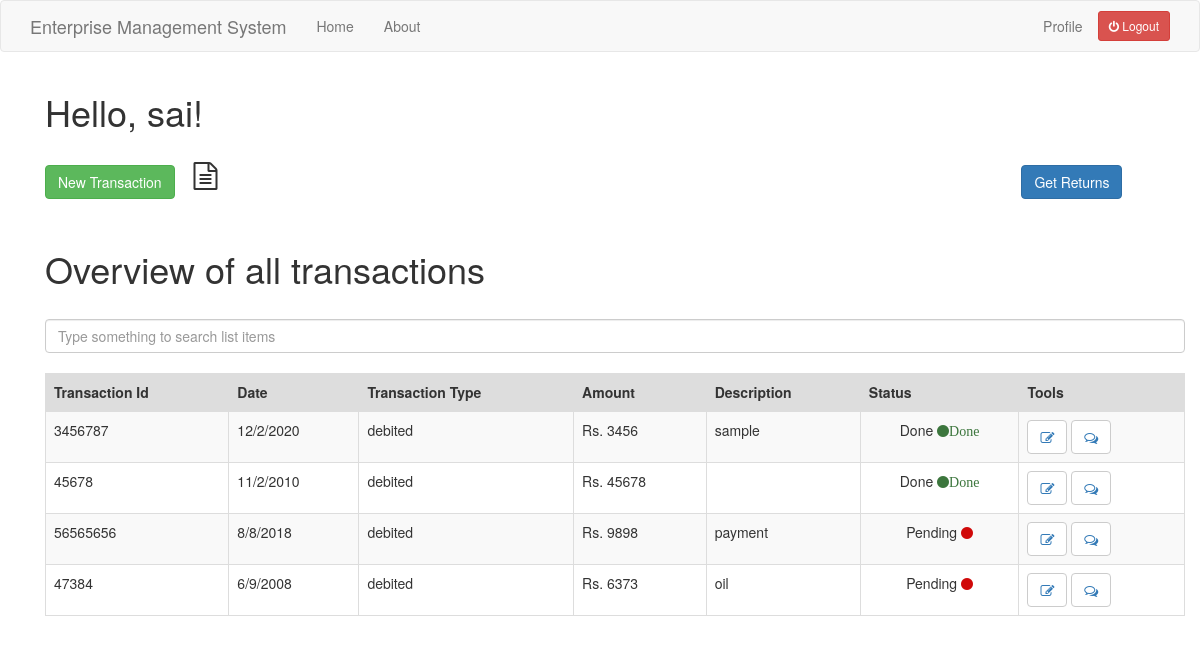
The page /index (signed in) on the database its author committed.
### app/models.py (models this page shows, shortened)
class User(UserMixin,db.Model):
    id = db.Column(db.Integer,primary_key=True)
    username = db.Column(db.String(64), index=True,unique=True)
    email = db.Column(db.String(120),index=True,unique=True)
    password_hash = db.Column(db.String(128))
    job = db.Column(db.String(64))
    posts = db.relationship('Post',backref='author',lazy='dynamic')
    comment = db.relationship('Comment',backref='comment_by',lazy='dynamic')
    about_me = db.Column(db.String(140))
    last_seen = db.Column(db.DateTime, default=datetime.utcnow)

class Transaction(db.Model):
    id = db.Column(db.Integer,primary_key=True)
    tr_id = db.Column(db.Integer)
    date = db.Column(db.String(64))
    description = db.Column(db.String(140))
    tr_type = db.Column(db.String(64))
    amount = db.Column(db.Integer)
    valid = db.Column(db.Boolean, default=False)
    user_id = db.Column(db.Integer,db.ForeignKey('user.id'))

### app/routes.py (the view)
@app.route('/index')
@login_required
def index():
    if current_user.job != 'Acc':
        transaction = Transaction.query.filter_by(user_id=current_user.id)
        return render_template("index.html", title='HomePage',transaction=transaction)
    else:
        return redirect(url_for('acc_index'))

### app/models.py (called while the page is built)
@login.user_loader
def load_user(id):
    return User.query.get(int(id))

### app/routes.py (called while the page is built)
@app.before_request
def before_request():
    if current_user.is_authenticated:
        current_user.last_seen = datetime.utcnow()
        db.session.commit()

### app/templates/index.html (shortened to what this page needs)
{% extends "base.html" %}
{% import 'bootstrap/wtf.html' as wtf %}
{% block app_content %}
<link rel="stylesheet" href="https://cdnjs.cloudflare.com/ajax/libs/font-awesome/4.7.0/css/font-awesome.min.css">
    <div class="container">
        <h1>Hello, {{ current_user.username }}!</h1>
        <br>
        <p> <a href="{{ url_for('add_transaction') }}" class="btn btn-success">New Transaction</a> <i class="fa fa-file-text-o fa-2x" aria-hidden="true" style="margin-left: 15px;"></i> <a href="{{ url_for('get_returns') }}" style="margin-left:800px;" class="btn btn-primary"> Get Returns </a> </p>
        <br>
        <h1>Overview of all transactions</h1>
        <br>
        <input class="form-control mb-4" id="tableSearch" type="text" placeholder="Type something to search list items">
        <br>
        <table class="table table-bordered table-striped" id="keywords">
            <thead>
                <tr style="background-color: #dddddd">
                    <th>Transaction Id</th>
                    <th>Date</th>
                    <th>Transaction Type</th>
                    <th>Amount</th>
                    <th>Description</th>
                    <th>Status</th>
                    <th>Tools</th>
                </tr>
            </thead>
            <tbody id="myTable">
            {% for po in transaction %}
                <tr>
                    <td>{{ po.tr_id }}</td>
                    <td>{{ po.date }}</td>
                    <td>{{ po.tr_type }}</td>
                    <td>Rs. {{ po.amount }}</td>
                    <td>{{ po.description }}</td>
                    <td>{% if po.valid == False %}
                      <p style="text-align: center;">Pending <i class="fa fa-circle red" aria-hidden="true"></i></p>
                      {% else %}
                      <p style="text-align: center;">Done <i class="fa fa-circle green" aria-hidden="true">Done</i></p>
                      {% endif %}
                    </td>
                    <td> <button type="button" class="btn btn-default"><a href="{{ url_for('edit_transaction', trans_id = po.id) }}"><i class="fa fa-pencil-square-o fa-1x" aria-hidden="true"></i></a></button>
                    <button type="button" class='btn btn-default'><a href="{{ url_for('add_comment', trans_id = po.id) }}"><i class="fa fa-comments-o fa-1x" aria-hidden="true"></i></a></button> </td>
                </tr>
            {% endfor %}
            </tbody>
        </table>
    </div>
{% endblock %}

### app/templates/base.html (shortened to what this page needs)
{% extends 'bootstrap/base.html' %}
{% block navbar %}
    <nav class="navbar navbar-default">
        <div class="container">
            <div class="navbar-header">
                <a class="navbar-brand">Enterprise Management System</a>
            </div>
            <div class="collapse navbar-collapse" id="bs-example-navbar-collapse-1">
                <ul class="nav navbar-nav">
                    <li><a href="{{ url_for('home') }}">Home</a></li>
                    <li><a href="{{ url_for('about') }}">About</a></li>
                </ul>
                <ul class="nav navbar-nav navbar-right">
                    {% if current_user.is_anonymous %}
                    <li><a href="{{ url_for('login') }}">Login</a></li>
                    {% else %}
                    <li><a href="{{ url_for('user', username=current_user.username) }}">Profile</a></li>
                    <li><p style="margin-top: 10px;"><a href="{{ url_for('logout') }}" class="btn btn-sm btn-danger"><i class="fa fa-power-off" aria-hidden="true"></i> Logout</a></p></li>
                    {% endif %}
                </ul>
            </div>
        </div>
    </nav>
{% endblock %}
{% block content %}
    <div class="container">
        {% block app_content %}{% endblock %}
    </div>
{% endblock %}

### app/templates/index.html (style rules this page uses)
.red { color: #d00909; }
.green { color: #3c763d; }

### rows shown on the page
User: username "sai"
Transaction: tr_id "3456787", date "12/2/2020", tr_type "debited", amount "3456", description "sample", shows "Done"
Transaction: tr_id "45678", date "11/2/2010", tr_type "debited", amount "45678", shows "Done"
Transaction: tr_id "56565656", date "8/8/2018", tr_type "debited", amount "9898", description "payment", valid "Pending"
Transaction: tr_id "47384", date "6/9/2008", tr_type "debited", amount "6373", description "oil", valid "Pending"
